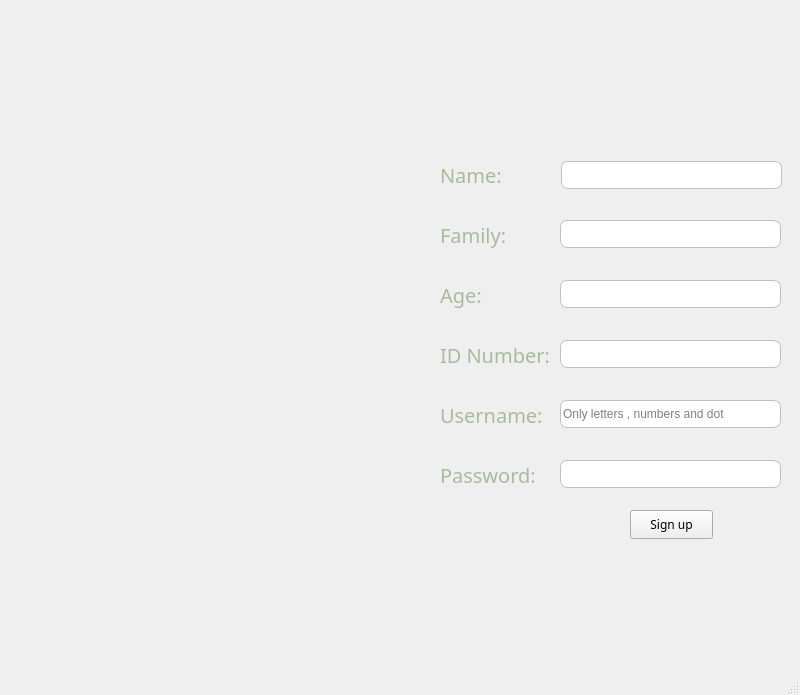
<?xml version="1.0" encoding="UTF-8"?>
<ui version="4.0">
 <class>SecondMainWindow</class>
 <widget class="QMainWindow" name="SecondMainWindow">
  <property name="geometry">
   <rect>
    <x>0</x>
    <y>0</y>
    <width>800</width>
    <height>695</height>
   </rect>
  </property>
  <property name="minimumSize">
   <size>
    <width>800</width>
    <height>695</height>
   </size>
  </property>
  <property name="maximumSize">
   <size>
    <width>800</width>
    <height>695</height>
   </size>
  </property>
  <property name="cursor">
   <cursorShape>OpenHandCursor</cursorShape>
  </property>
  <property name="windowTitle">
   <string>MainWindow</string>
  </property>
  <property name="styleSheet">
   <string notr="true">background-image: url(:/bank.jpg);
</string>
  </property>
  <widget class="QWidget" name="centralwidget">
   <widget class="QLabel" name="label">
    <property name="geometry">
     <rect>
      <x>440</x>
      <y>160</y>
      <width>67</width>
      <height>30</height>
     </rect>
    </property>
    <property name="font">
     <font>
      <family>Algerian</family>
      <pointsize>15</pointsize>
      <bold>false</bold>
     </font>
    </property>
    <property name="styleSheet">
     <string notr="true">color:#A9BA9D
</string>
    </property>
    <property name="text">
     <string>Name:</string>
    </property>
   </widget>
   <widget class="QLabel" name="label_2">
    <property name="geometry">
     <rect>
      <x>440</x>
      <y>220</y>
      <width>72</width>
      <height>30</height>
     </rect>
    </property>
    <property name="font">
     <font>
      <family>Algerian</family>
      <pointsize>15</pointsize>
      <bold>false</bold>
     </font>
    </property>
    <property name="styleSheet">
     <string notr="true">color:#A9BA9D</string>
    </property>
    <property name="text">
     <string>Family:</string>
    </property>
   </widget>
   <widget class="QLabel" name="label_3">
    <property name="geometry">
     <rect>
      <x>440</x>
      <y>280</y>
      <width>47</width>
      <height>30</height>
     </rect>
    </property>
    <property name="font">
     <font>
      <family>Algerian</family>
      <pointsize>15</pointsize>
      <bold>false</bold>
     </font>
    </property>
    <property name="styleSheet">
     <string notr="true">color:#A9BA9D</string>
    </property>
    <property name="text">
     <string>Age:</string>
    </property>
   </widget>
   <widget class="QLabel" name="label_4">
    <property name="geometry">
     <rect>
      <x>440</x>
      <y>460</y>
      <width>105</width>
      <height>30</height>
     </rect>
    </property>
    <property name="font">
     <font>
      <family>Algerian</family>
      <pointsize>15</pointsize>
      <bold>false</bold>
     </font>
    </property>
    <property name="styleSheet">
     <string notr="true">color:#A9BA9D</string>
    </property>
    <property name="text">
     <string>Password:</string>
    </property>
   </widget>
   <widget class="QLabel" name="label_5">
    <property name="geometry">
     <rect>
      <x>440</x>
      <y>400</y>
      <width>110</width>
      <height>30</height>
     </rect>
    </property>
    <property name="font">
     <font>
      <family>Algerian</family>
      <pointsize>15</pointsize>
      <bold>false</bold>
     </font>
    </property>
    <property name="styleSheet">
     <string notr="true">color:#A9BA9D</string>
    </property>
    <property name="text">
     <string>Username:</string>
    </property>
   </widget>
   <widget class="QLabel" name="label_6">
    <property name="geometry">
     <rect>
      <x>440</x>
      <y>340</y>
      <width>121</width>
      <height>30</height>
     </rect>
    </property>
    <property name="font">
     <font>
      <family>Algerian</family>
      <pointsize>15</pointsize>
      <bold>false</bold>
     </font>
    </property>
    <property name="styleSheet">
     <string notr="true">color:#A9BA9D</string>
    </property>
    <property name="text">
     <string>ID Number:</string>
    </property>
   </widget>
   <widget class="QLineEdit" name="lineEditName">
    <property name="geometry">
     <rect>
      <x>561</x>
      <y>161</y>
      <width>221</width>
      <height>28</height>
     </rect>
    </property>
    <property name="styleSheet">
     <string notr="true">QLineEdit {
border : 1px solid silver;
border-radius: 7px;
}</string>
    </property>
   </widget>
   <widget class="QLineEdit" name="lineEditFamily">
    <property name="geometry">
     <rect>
      <x>560</x>
      <y>220</y>
      <width>221</width>
      <height>28</height>
     </rect>
    </property>
    <property name="styleSheet">
     <string notr="true">QLineEdit {
border : 1px solid silver;
border-radius: 7px;
}</string>
    </property>
   </widget>
   <widget class="QLineEdit" name="lineEditAge">
    <property name="geometry">
     <rect>
      <x>560</x>
      <y>280</y>
      <width>221</width>
      <height>28</height>
     </rect>
    </property>
    <property name="styleSheet">
     <string notr="true">QLineEdit {
border : 1px solid silver;
border-radius: 7px;
}</string>
    </property>
   </widget>
   <widget class="QLineEdit" name="lineEditID">
    <property name="geometry">
     <rect>
      <x>560</x>
      <y>340</y>
      <width>221</width>
      <height>28</height>
     </rect>
    </property>
    <property name="styleSheet">
     <string notr="true">QLineEdit {
border : 1px solid silver;
border-radius: 7px;
}</string>
    </property>
   </widget>
   <widget class="QLineEdit" name="lineEditUsername">
    <property name="geometry">
     <rect>
      <x>560</x>
      <y>400</y>
      <width>221</width>
      <height>28</height>
     </rect>
    </property>
    <property name="toolTip">
     <string/>
    </property>
    <property name="toolTipDuration">
     <number>-1</number>
    </property>
    <property name="styleSheet">
     <string notr="true">QLineEdit {
border : 1px solid silver;
border-radius: 7px;
}</string>
    </property>
    <property name="text">
     <string/>
    </property>
    <property name="placeholderText">
     <string>Only letters , numbers and dot</string>
    </property>
   </widget>
   <widget class="QLineEdit" name="lineEditPassword">
    <property name="geometry">
     <rect>
      <x>560</x>
      <y>460</y>
      <width>221</width>
      <height>28</height>
     </rect>
    </property>
    <property name="styleSheet">
     <string notr="true">QLineEdit {
border : 1px solid silver;
border-radius: 7px;
}</string>
    </property>
    <property name="maxLength">
     <number>4</number>
    </property>
    <property name="echoMode">
     <enum>QLineEdit::Password</enum>
    </property>
   </widget>
   <widget class="QPushButton" name="SignUpButton">
    <property name="geometry">
     <rect>
      <x>630</x>
      <y>510</y>
      <width>83</width>
      <height>29</height>
     </rect>
    </property>
    <property name="font">
     <font>
      <family>Algerian</family>
     </font>
    </property>
    <property name="cursor">
     <cursorShape>ClosedHandCursor</cursorShape>
    </property>
    <property name="styleSheet">
     <string notr="true">#QPushButton{
color:silver; 

}
</string>
    </property>
    <property name="text">
     <string>Sign up</string>
    </property>
   </widget>
  </widget>
  <widget class="QMenuBar" name="menubar">
   <property name="geometry">
    <rect>
     <x>0</x>
     <y>0</y>
     <width>800</width>
     <height>25</height>
    </rect>
   </property>
  </widget>
  <widget class="QStatusBar" name="statusbar"/>
 </widget>
 <resources/>
 <connections/>
</ui>
